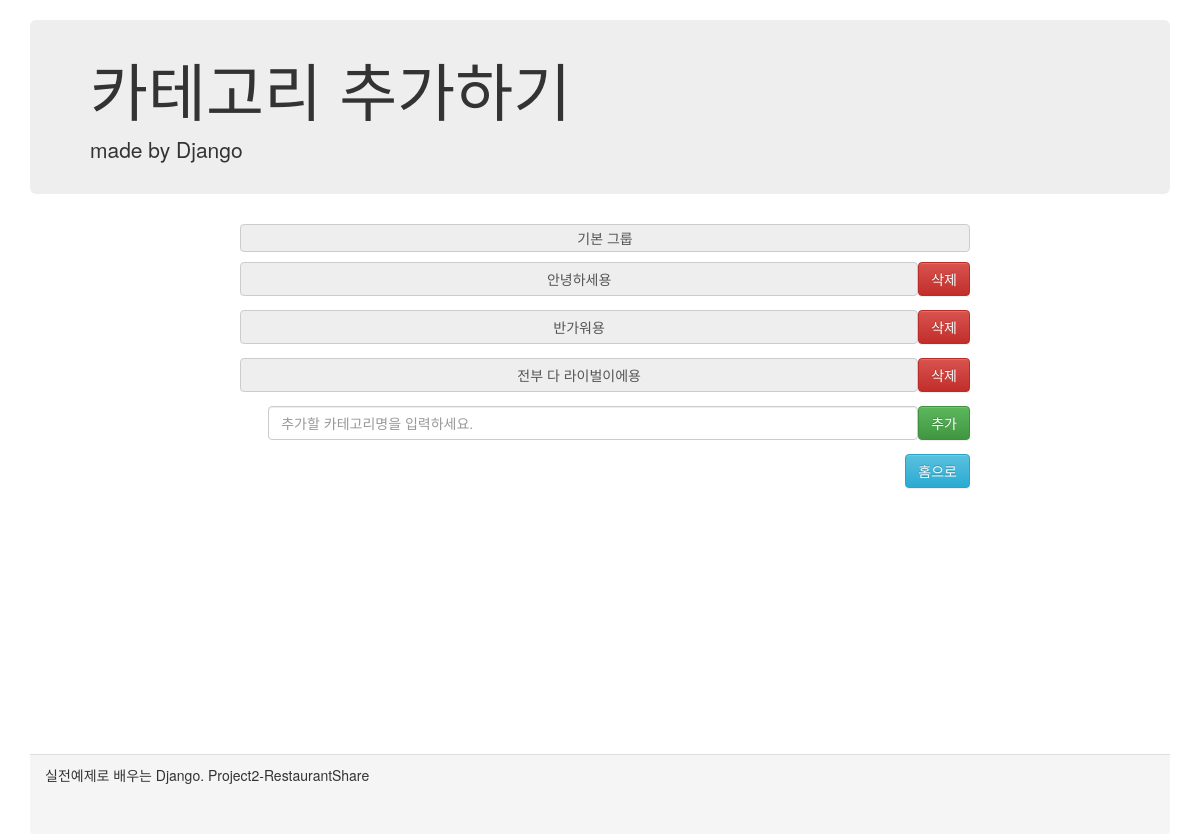
Page /categoryCreate/ on the earlier database version.
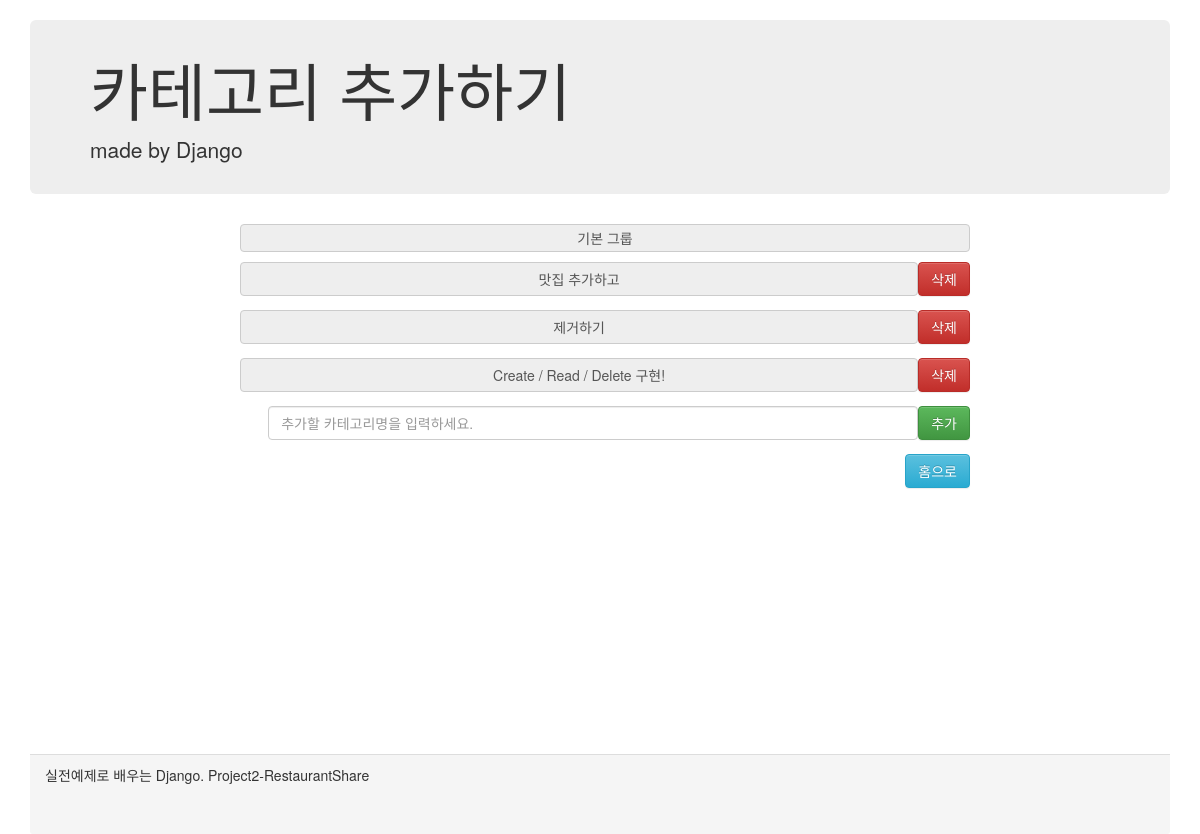
Same page on the later database version.
### shareRes/models.py (models this page shows)
class Category(models.Model):
    category_name = models.CharField(max_length = 100)

### shareRes/views.py (the view)
# urls.py: path('categoryCreate/', views.categoryCreate, name='cateCreatePage'),
def categoryCreate(request):
    categories = Category.objects.all()
    content = {'categories': categories}
    return render(request, 'shareRes/categoryCreate.html', content)

### shareRes/templates/shareRes/categoryCreate.html (shortened to what this page needs)
<html lang="en">
<head>
  <link rel="stylesheet" href="https://maxcdn.bootstrapcdn.com/bootstrap/3.3.2/css/bootstrap.min.css" />
  <link rel="stylesheet" href="https://maxcdn.bootstrapcdn.com/bootstrap/3.3.2/css/bootstrap-theme.min.css" />
</head>
<body>
  <div class="container">
    <div class="header">
      <div class="jumbotron">
        <h1>카테고리 추가하기</h1>
        <p>made by Django</p>
      </div>
    </div>
    <div class="content">
      <div class="inputDiv">
        {% for category in categories %} {% if category.id == 3 %}
        <div class="input-group">
          <span class="input-group-addon" style="border: 1px solid #ccc; border-radius: 4px;">{{category.category_name}}
          </span>
        </div>
        {% endif %} {% endfor %}
        {% for category in categories %} {% if category.id != 3 %}
        <form action="./delete" method="POST">
          <div class="input-group">
            <span class="input-group-addon" id=""
              style="border: 1px solid #ccc; border-radius: 4px;">{{category.category_name}}</span>
            <input type="submit" class="resAddBtn btn btn-danger" role="button" value="삭제" />
          </div>
        </form>
        {% endif %} {% endfor %}
        <form action="./create" method="POST" onsubmit="return categoryAddCheckFrom();">
          <div class="input-group">
            <input type="submit" class="resAddBtn btn btn-success" role="button" value="추가" />
            <input id="categoryName" name="categoryName" type="text" class="form-control"
              placeholder="추가할 카테고리명을 입력하세요." style="width: 650px; float: right; border-radius: 4px;" />
          </div>
        </form>
        <a href="/" class="resAddBtn btn btn-info" role="button">홈으로</a>
      </div>
    </div>
    <div class="panel-footer">
      실전예제로 배우는 Django. Project2-RestaurantShare
    </div>
  </div>
</body>
</html>

Differences in the rows shown:
removed Category: category_name "안녕하세용"
removed Category: category_name "반가워용"
removed Category: category_name "전부 다 라이벌이에용"
added Category: category_name "맛집 추가하고"
added Category: category_name "제거하기"
added Category: category_name "Create / Read / Delete 구현!"
